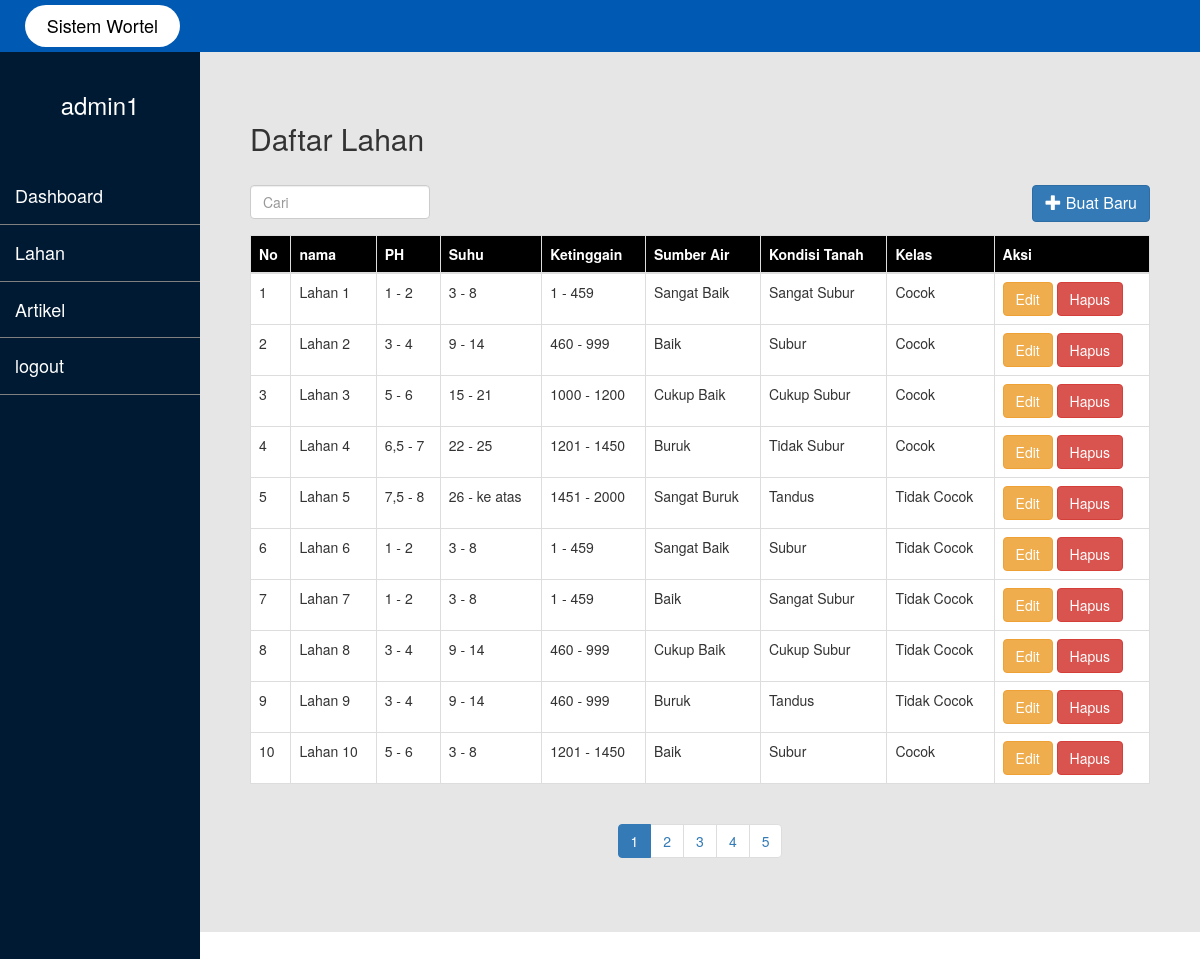
The page /view/v_admLahan.php (signed in) on the database its author committed.
### tables this page shows
CREATE TABLE `lahan` (
  `id` int(11) NOT NULL,
  `nama` varchar(30) NOT NULL,
  `ph` varchar(15) NOT NULL,
  `suhu` varchar(15) NOT NULL,
  `ketinggian` varchar(15) NOT NULL,
  `sumber_air` varchar(15) NOT NULL,
  `kondisi_tanah` varchar(15) NOT NULL,
  `kelas` varchar(15) NOT NULL
);

### controller/c_getLahan.php (called while the page is built)
<?php
$model_lahan = new m_lahan();
if (isset($_GET["id_lahan"])) {
	$lahan = $model_lahan->getLahan($_GET["id_lahan"]);
}
else{
	$semuaLahan = $model_lahan->getSemuaLahan();
}
 ?>

### model/koneksi.php (called while the page is built, shortened)
<?php
class koneksi
{
	public $server = "localhost";
	public $username = "root";
	public $password = "";
	public $db = "datmin_wortel";
	public function konek()
	{
		try {
			$this->con = new PDO("mysql:host=$this->server;dbname=$this->db", $this->username, $this->password);
			$this->con->setAttribute(PDO::ATTR_ERRMODE, PDO::ERRMODE_EXCEPTION);
			$this->con->setAttribute(PDO::ATTR_EMULATE_PREPARES,TRUE);
			return $this->con;
		} catch (PDOException $e) {
			echo "Connection failed: " . $e->getMessage();
		}
	}
}
?>

### model/m_lahan.php (called while the page is built, shortened)
<?php
class m_lahan extends koneksi
{
	public function getSemuaLahan()
	{
		$query = "SELECT * FROM lahan";
		try {
			$stmt = $this->konek()->prepare($query);
			$stmt->execute();
			$res = $stmt->fetchAll(PDO::FETCH_CLASS|PDO::FETCH_PROPS_LATE, 'lahan', ['ph', 'suhu', 'tinggi', 'air', 'tanah', 'kelas']);
			return $res;
		} catch (PDOException $e) {
			echo "Error: " . $e->getMessage();
		}
	}
}
 ?>

### view/v_admLahan.php (the view, shortened to what this page needs)
<?php
include_once '../controller/c_getLahan.php';
?>
<!DOCTYPE html>
<html>
<head>
	<link href="bootstrap/css/bootstrap.min.css" rel="stylesheet">
	<link href="css/css_header.css" rel="stylesheet">
	<link href="css/css_footer.css" rel="stylesheet">
	<link href="css/css_admin.css" rel="stylesheet">
</head>
<body>
	<?php include_once 'layout/logo.php'; ?>
	<div class="container-fluid">
		<div class="row">
			<?php include_once 'layout/admLayout.php'; ?>
			<div class="col-md-10">
				<div class="isi">
					<h2>Daftar Lahan</h2>
					<br>
					<div class="cari-baru">
						<div class="cari">
							<input class="form-control" type="text" id="myInput" placeholder="Cari">
						</div>
						<div class="baru">
							<a class="btn btn-primary" href="v_admAddLahan.php" type="button"><span class="glyphicon glyphicon-plus"></span> Buat Baru</a>
						</div>
					</div>
					<div class="daftarLahan table-responsive">
						<table class="table table-bordered" id="tbl-Lahan">
							<thead style="background-color: black; color: white;">
								<th>No</th>
								<th>nama</th>
								<th>PH</th>
								<th>Suhu</th>
								<th>Ketinggain</th>
								<th>Sumber Air</th>
								<th>Kondisi Tanah</th>
								<th>Kelas</th>
								<th>Aksi</th>
							</thead>
							<tbody id="body-tab">
								<?php
								$no = 0;
								foreach ($semuaLahan as $key) {
								$no++;
								?>
									<tr>
										<td><?php echo "$no"; ?></td>
										<td><?php echo "$key->nama"; ?></td>
										<td><?php echo "$key->ph"; ?></td>
										<td><?php echo "$key->suhu"; ?></td>
										<td><?php echo "$key->ketinggian"; ?></td>
										<td><?php echo "$key->sumber_air"; ?></td>
										<td><?php echo "$key->kondisi_tanah"; ?></td>
										<td><?php echo "$key->kelas"; ?></td>
										<td>
											<a href="v_admEditLahan.php?id_lahan=<?php echo $key->id ?>" class="btn btn-warning">Edit</a>
											<button class="btn btn-danger" type="button" name="hapusLahan" id="<?php echo $key->id ?>" data-toggle="modal" data-target="#myModal">Hapus</button>
										</td>
									</tr>
								<?php } ?>
							</tbody>
						</table>
					</div>
		          	<div class="paginate">
			            <nav aria-label="Page navigation">
			            	<ul class="pagination">
			            	</ul>
			            </nav>
			        </div>
				</div>
			</div>
		</div>
	</div>
</body>
</html>

### view/css/css_admin.css (style rules this page uses)
body { padding: 0; margin: 0; }
.col-md-10 { padding: 30px; padding-top: 30px; background-color: rgb(230,230,230); min-height: 590px; }

### view/v_admLahan.php (style rules this page uses)
body { padding: 0; margin: 0; }
.isi { padding: 20px; }
.cari { float: left; width: 20%; }
.baru { float: right; }
.baru a { font-size: 16px; }
.daftarLahan { margin-top: 50px; }
#tbl-Lahan { background-color: white; }
.paginate { text-align: center; }

### rows shown on the page
lahan: nama "Lahan 1", ph "1 - 2", suhu "3 - 8", ketinggian "1 - 459", sumber_air "Sangat Baik", kondisi_tanah "Sangat Subur", kelas "Cocok"
lahan: nama "Lahan 2", ph "3 - 4", suhu "9 - 14", ketinggian "460 - 999", sumber_air "Baik", kondisi_tanah "Subur", kelas "Cocok"
lahan: nama "Lahan 3", ph "5 - 6", suhu "15 - 21", ketinggian "1000 - 1200", sumber_air "Cukup Baik", kondisi_tanah "Cukup Subur", kelas "Cocok"
lahan: nama "Lahan 4", ph "6,5 - 7", suhu "22 - 25", ketinggian "1201 - 1450", sumber_air "Buruk", kondisi_tanah "Tidak Subur", kelas "Cocok"
lahan: nama "Lahan 5", ph "7,5 - 8", suhu "26 - ke atas", ketinggian "1451 - 2000", sumber_air "Sangat Buruk", kondisi_tanah "Tandus", kelas "Tidak Cocok"
lahan: nama "Lahan 6", ph "1 - 2", suhu "3 - 8", ketinggian "1 - 459", sumber_air "Sangat Baik", kondisi_tanah "Subur", kelas "Tidak Cocok"
lahan: nama "Lahan 7", ph "1 - 2", suhu "3 - 8", ketinggian "1 - 459", sumber_air "Baik", kondisi_tanah "Sangat Subur", kelas "Tidak Cocok"
lahan: nama "Lahan 8", ph "3 - 4", suhu "9 - 14", ketinggian "460 - 999", sumber_air "Cukup Baik", kondisi_tanah "Cukup Subur", kelas "Tidak Cocok"
lahan: nama "Lahan 9", ph "3 - 4", suhu "9 - 14", ketinggian "460 - 999", sumber_air "Buruk", kondisi_tanah "Tandus", kelas "Tidak Cocok"
lahan: nama "Lahan 10", ph "5 - 6", suhu "3 - 8", ketinggian "1201 - 1450", sumber_air "Baik", kondisi_tanah "Subur", kelas "Cocok"

### other values the page prints
$user->nama "admin1"
